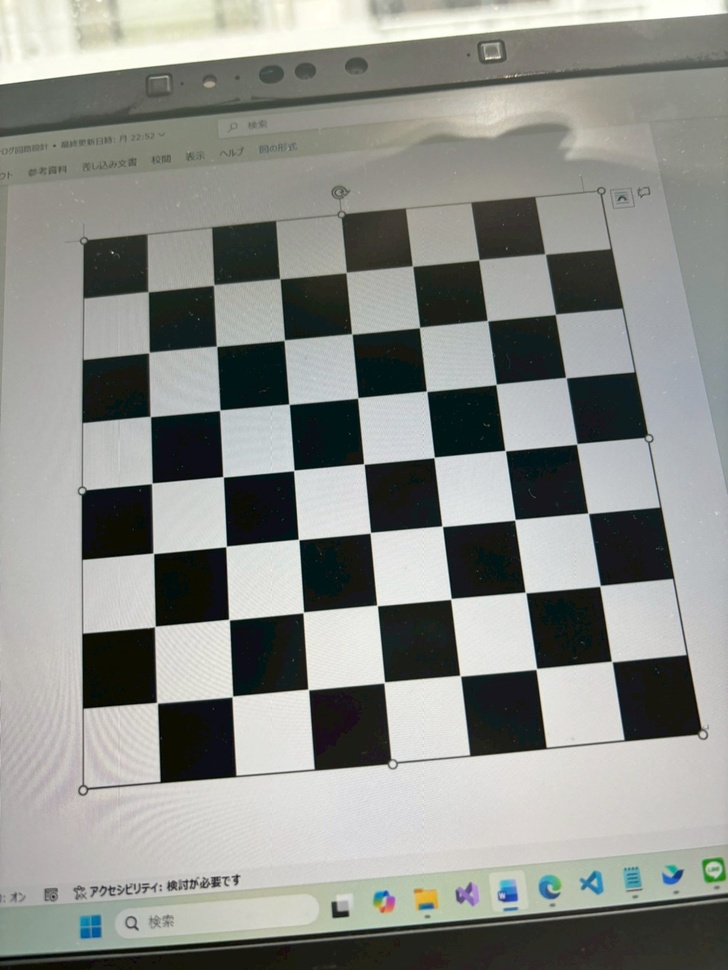
#> input picture traditional_pointclouds/chess/chess_image (1).jpg, 728 x 970 px, shrunk from 1108 x 1477 before the run; its folder holds only this picture in this run
$ jupyter execute --allow-errors stereo_calib1.ipynb
#> lines starting #> are read from the running program, lines starting #| are printed output that depends on the picture; after the words box and inside, x2 and y2 are one past the last pixel; in counts of white or black regions, pixels touching at a corner belong together; long printed decimals are rounded
# Stereo Vision Pipeline for Disparity Map Estimation

This notebook describes the complete pipeline for computing disparity maps using a stereo camera system.
The goal is to improve the quality and robustness of disparity estimation by refining each processing step,
including camera calibration, image rectification, distortion correction, and post-processing.

The pipeline consists of the following steps:

1. Disparity map computation using StereoSGBM
2. Disparity map computation with hole-filling post-processing
3. Improved camera calibration (estimation of intrinsic parameters and distortion coefficients)
4. Verification and tuning of distortion correction using calibration parameters
5. Image rectification and undistortion
6. Disparity map computation using rectified and undistorted images

Each step is explained below with its purpose and role in the overall pipeline.

## 1. Disparity Map Computation Using StereoSGBM

In this step, a disparity map is computed using the Stereo Semi-Global Block Matching (StereoSGBM) algorithm.
StereoSGBM estimates pixel-wise disparities by matching corresponding points between left and right images
while considering smoothness constraints along multiple directions.

This step serves as a baseline disparity estimation using raw stereo images,
without applying any distortion correction or rectification.
As a result, noise, mismatches, and invalid regions may appear in the disparity map.

[cell 1]
import cv2
import numpy as np
import matplotlib.pyplot as plt
from google.colab import drive
drive.mount('/content/drive')

left = cv2.imread("/content/drive/MyDrive/Amazon project/img/image_from_left_camera.png", cv2.IMREAD_GRAYSCALE)
right = cv2.imread("/content/drive/MyDrive/Amazon project/img/image_from_right_camera.png", cv2.IMREAD_GRAYSCALE)


#> (the rest of this cell did not finish here and is left out)

## 1.2 Disparity Map Computation with Hole-Filling

The initial disparity map often contains holes (invalid or missing disparity values),
especially in textureless regions or near occlusions.

To address this issue, a hole-filling post-processing step is applied.
This process interpolates missing disparity values using neighboring valid pixels,
resulting in a more continuous and visually stable disparity map.

This step improves the usability of the disparity map for downstream tasks
such as depth estimation and 3D reconstruction.

[cell 2]
import cv2
import numpy as np
import matplotlib.pyplot as plt
from google.colab import drive
drive.mount('/content/drive')

left = cv2.imread("/content/drive/MyDrive/Amazon project/img/image_from_left_camera.png", cv2.IMREAD_GRAYSCALE)
right = cv2.imread("/content/drive/MyDrive/Amazon project/img/image_from_right_camera.png", cv2.IMREAD_GRAYSCALE)


#> (the rest of this cell did not finish here and is left out)

## 2. Camera Calibration (Overview)

Camera calibration is the process of estimating the geometric parameters of a camera
that describe how 3D points in the real world are projected onto the 2D image plane.

In general, camera calibration estimates the following parameters:

- **Intrinsic parameters**: focal length, principal point, and skew
- **Distortion coefficients**: radial and tangential lens distortions

These parameters are typically estimated by observing a known calibration pattern,
such as a checkerboard, from multiple viewpoints.
By minimizing the reprojection error between the observed image points
and the projected 3D points of the pattern, the camera parameters are optimized.

Accurate camera calibration is a fundamental prerequisite for stereo vision tasks.
Without proper calibration, image distortion and geometric inconsistencies
can significantly degrade the accuracy of rectification and disparity estimation.

[cell 3]
import cv2
import numpy as np
import glob
import os
from google.colab.patches import cv2_imshow
from google.colab import drive
drive.mount('/content/drive')

CHECKERBOARD = (7, 7)
SQUARE_SIZE = 1.41

IMG_DIR = "/content/drive/MyDrive/Amazon project/chess"


objp = np.zeros((CHECKERBOARD[0] * CHECKERBOARD[1], 3), np.float32)
objp[:, :2] = np.mgrid[0:CHECKERBOARD[0], 0:CHECKERBOARD[1]].T.reshape(-1, 2)
objp *= SQUARE_SIZE

objpoints = []  # 3Dポイント
imgpoints = []  # 2Dポイント


jpg_files = glob.glob(os.path.join(IMG_DIR, "*.jpg"))
print(f"Found {len(jpg_files)} JPG files.")

if len(jpg_files) == 0:
    print("JPGが1枚も見つかりません。パスを確認してください。")

for fname in jpg_files:

    img = cv2.imread(fname)
#> img is the input picture: shape (970, 728, 3); mean B, G, R 137.4, 142.1, 140
    if img is None:
        print(f" Failed to read: {fname}")
        continue

    gray = cv2.cvtColor(img, cv2.COLOR_BGR2GRAY)

    ret, corners = cv2.findChessboardCorners(gray, CHECKERBOARD, None)
#> ret = True; corners = 49 rows, first 8: [545.1, 254.1], [555.3, 314.4], [565.7, 377.5], [576.7, 444], [588.1, 513.2], [599.9, 586], [611.5, 661.3], [478.9, 259.8]

    if ret:
        criteria = (cv2.TERM_CRITERIA_EPS + cv2.TERM_CRITERIA_MAX_ITER, 30, 0.001)
        corners2 = cv2.cornerSubPix(gray, corners, (11, 11), (-1, -1), criteria)
#> corners2 = 49 rows, first 8: [545.1, 254], [555.4, 314.3], [565.9, 377.6], [576.7, 443.9], [588.3, 513.3], [600, 585.9], [611.7, 661.5], [478.8, 259.9]

        objpoints.append(objp)
        imgpoints.append(corners2)

        print(f" Detected corners: {os.path.basename(fname)}")
    else:
        print(f" Failed: {os.path.basename(fname)}")


ret, K, dist, rvecs, tvecs = cv2.calibrateCamera(
    objpoints, imgpoints, gray.shape[::-1], None, None
)
#> ret = 0.0693; K = [[671.1, 0, 365.2], [0, 665.7, 488.9], [0, 0, 1]]; dist = [[0.231, -1.25, 5.53e-05, -0.000986, 1.66]]; rvecs = ([-0.154, 0.183, 1.47],); tvecs = ([3.81, -5.01, 14.34],)

print("\n===== Calibration Results =====")
print("Intrinsic Matrix K:\n", K)
#| Intrinsic Matrix K:
#|  [[671.065   0.         365.186]
#|  [  0.         665.737 488.889]
#|  [  0.           0.           1.        ]]
print("Distortion Coefficients:\n", dist)
#| Distortion Coefficients:
#|  [[ 2.31107927e-01 -1.25118109e+00  5.53496684e-05 -9.85624922e-04
#|    1.66398490e+00]]
print("Reprojection Error:", ret)
#| Reprojection Error: 0.06932


total_error = 0
errors = []

for i in range(len(objpoints)):
    imgpoints2, _ = cv2.projectPoints(objpoints[i], rvecs[i], tvecs[i], K, dist)
    error = cv2.norm(imgpoints[i], imgpoints2, cv2.NORM_L2) / len(imgpoints2)
    errors.append(error)
    total_error += error
#> this loop made 1 pass
#> (error, total_error) on pass 1: (0.0099, 0.0099)
#> after the loop, errors = [0.0099]; total_error = 0.0099

mean_error = total_error / len(objpoints)
#> mean_error = 0.0099

print("\n=====  Evaluation =====")
for i, e in enumerate(errors):
    print(f"Image {i+1}: {e:.4f} px")
#> this loop made 1 pass
#> (printed output is left out)

print(f"\nMean Reprojection Error: {mean_error:.4f} px")
#| Mean Reprojection Error: 0.0099 px

np.save("intrinsic.npy", K)
np.save("distortion.npy", dist)

print("\nSaved: intrinsic.npy / distortion.npy")

## 2.1. Verification of Checkerboard Corner Detection

Accurate detection of checkerboard corners is a fundamental prerequisite
for reliable camera calibration.

In this step, detected corner points are visualized on the calibration images
to verify the following:

- All expected corners are successfully detected
- Corner positions align correctly with the checkerboard pattern
- No missing or falsely detected corners are present

This verification helps ensure that only high-quality feature points
are used for camera calibration, preventing large reprojection errors
in subsequent steps.

[cell 4]
import cv2
import numpy as np
import glob
import os
from google.colab import drive
from google.colab.patches import cv2_imshow

# Google Driveマウント
drive.mount('/content/drive')

# ===================================================
# パラメータ設定
# ===================================================
CHECKERBOARD = (7, 7)  # チェスボードの行・列
SQUARE_SIZE = 1.41     # 1マスのサイズ（任意単位）

IMG_DIR = "/content/drive/MyDrive/Amazon project/chess"

# チェスボードの3D座標（Z=0平面）
objp = np.zeros((CHECKERBOARD[0] * CHECKERBOARD[1], 3), np.float32)
objp[:, :2] = np.mgrid[0:CHECKERBOARD[0], 0:CHECKERBOARD[1]].T.reshape(-1, 2)
objp *= SQUARE_SIZE

# 保存用リスト
objpoints = []  # 3Dポイント
imgpoints = []  # 2Dポイント

# ===================================================
# 画像読み込み
# ===================================================
jpg_files = glob.glob(os.path.join(IMG_DIR, "*.jpg"))
print(f"Found {len(jpg_files)} JPG files.")

if len(jpg_files) == 0:
    print("JPGが1枚も見つかりません。パスを確認してください。")

# ===================================================
# 角点検出と可視化
# ===================================================
criteria = (cv2.TERM_CRITERIA_EPS + cv2.TERM_CRITERIA_MAX_ITER, 30, 0.001)

for fname in jpg_files:

    img = cv2.imread(fname)
    if img is None:
        print(f" Failed to read: {fname}")
        continue

    gray = cv2.cvtColor(img, cv2.COLOR_BGR2GRAY)

    ret, corners = cv2.findChessboardCorners(gray, CHECKERBOARD, None)
#> ret = True

    if ret:
        # サブピクセル精度で補正
        corners2 = cv2.cornerSubPix(gray, corners, (11, 11), (-1, -1), criteria)

        objpoints.append(objp)
        imgpoints.append(corners2)

        # 可視化
        vis_img = img.copy()
        cv2.drawChessboardCorners(vis_img, CHECKERBOARD, corners2, ret)
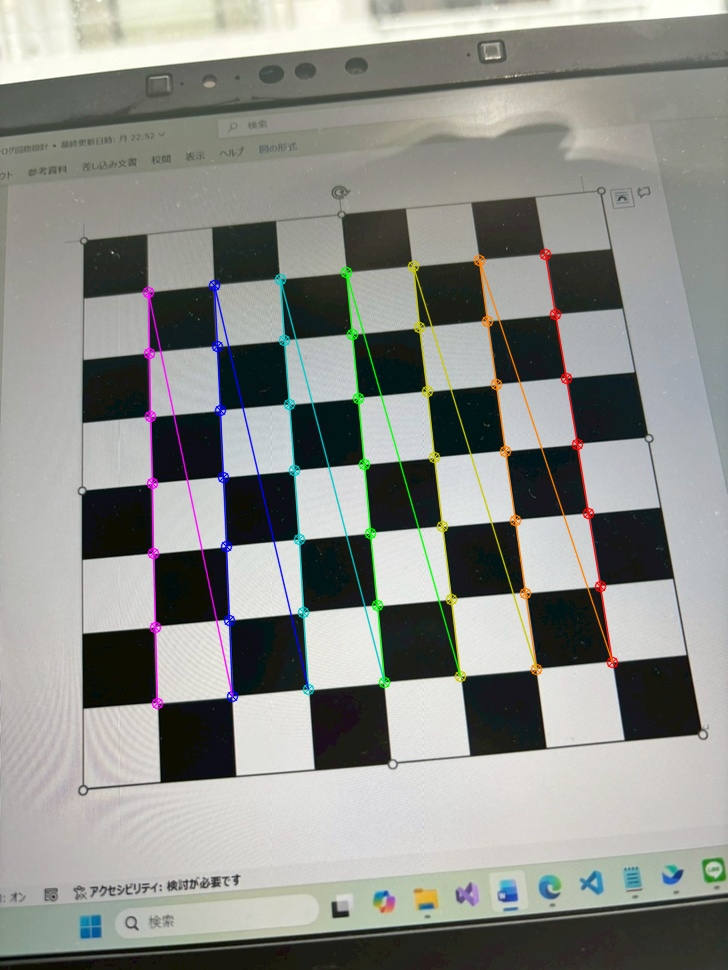
#> vis_img: shape (970, 728, 3); 2.82% of pixels changed, all inside (x1, y1, x2, y2) = (142, 248, 619, 710)
        print(f" Detected corners: {os.path.basename(fname)}")
        cv2_imshow(vis_img)  # Colabで表示
        cv2.waitKey(500)     # 0.5秒表示
    else:
        print(f" Failed: {os.path.basename(fname)}")

cv2.destroyAllWindows()

# ===================================================
# カメラキャリブレーション
# ===================================================
if len(objpoints) > 0:
    ret, K, dist, rvecs, tvecs = cv2.calibrateCamera(
        objpoints, imgpoints, gray.shape[::-1], None, None
    )
#> ret = 0.0693

    print("\n===== Calibration Results =====")
    print("Intrinsic Matrix K:\n", K)
#| Intrinsic Matrix K:
#|  [[671.065   0.         365.186]
#|  [  0.         665.737 488.889]
#|  [  0.           0.           1.        ]]
    print("Distortion Coefficients:\n", dist)
#| Distortion Coefficients:
#|  [[ 2.31107927e-01 -1.25118109e+00  5.53496684e-05 -9.85624922e-04
#|    1.66398490e+00]]
    print("Reprojection Error:", ret)
#| Reprojection Error: 0.06932

    # 再投影誤差計算
    total_error = 0
    errors = []

    for i in range(len(objpoints)):
        imgpoints2, _ = cv2.projectPoints(objpoints[i], rvecs[i], tvecs[i], K, dist)
        error = cv2.norm(imgpoints[i], imgpoints2, cv2.NORM_L2) / len(imgpoints2)
        errors.append(error)
        total_error += error
#> after the loop, total_error = 0.0099

    mean_error = total_error / len(objpoints)

    print("\n=====  Evaluation =====")
    for i, e in enumerate(errors):
        print(f"Image {i+1}: {e:.4f} px")
    print(f"\nMean Reprojection Error: {mean_error:.4f} px")
#| Mean Reprojection Error: 0.0099 px

    # npyとして保存
    np.save("intrinsic.npy", K)
    np.save("distortion.npy", dist)
    print("\nSaved: intrinsic.npy / distortion.npy")
else:
    print("キャリブレーション用の有効な画像がありません。")


$ run again, on traditional_pointclouds/chess/chess_image (13).jpg
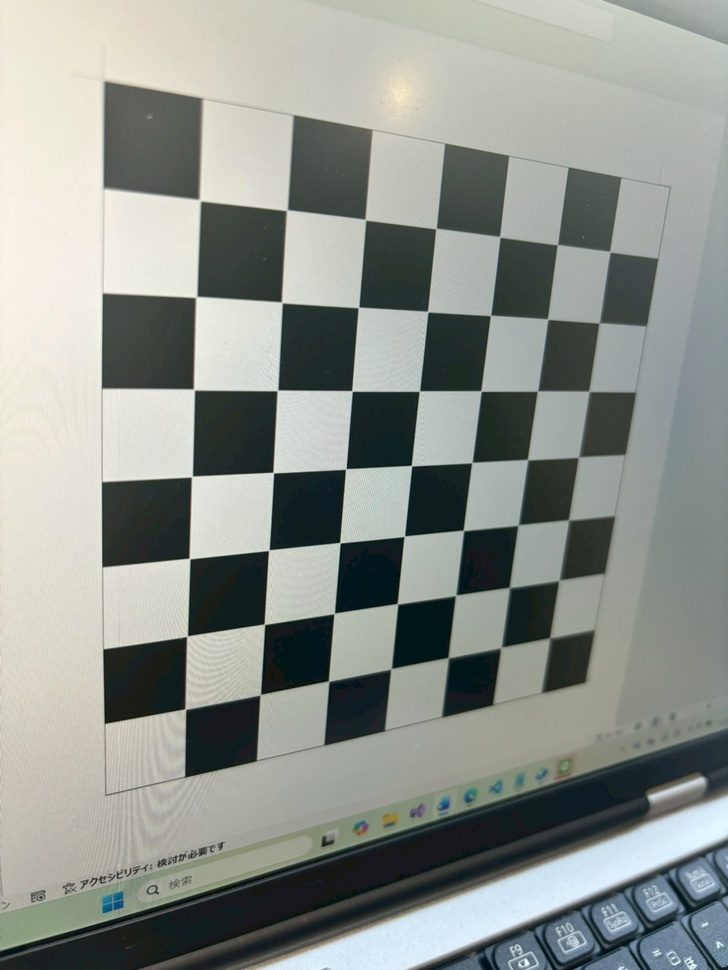
#> input picture traditional_pointclouds/chess/chess_image (13).jpg, 728 x 970 px, shrunk from 1108 x 1477 before the run
#> img is the input picture: shape (970, 728, 3); mean B, G, R 141.3, 147.1, 142.1
#> `ret, corners = cv2.findChessboardCorners(gray, CHECKERBOARD, None)`: ret = True; corners = 49 rows, first 8: [200.8, 201.3], [286.6, 210.4], [365.3, 219.6], [435.9, 228.5], [499.7, 236.8], [557.1, 244.8], [609.6, 251.6], [196.9, 296.4]
#> corners2 = 49 rows, first 8: [199.8, 200.3], [286.8, 210.2], [365.4, 219.7], [436, 228.5], [499.8, 236.8], [557.3, 244.7], [609.8, 251.6], [196.3, 296.9]
#> `ret, K, dist, rvecs, tvecs = cv2.calibrateCamera( objpoints, imgpoints..`: ret = 0.0965; K = [[782.5, 0, 356.2], [0, 782, 491.4], [0, 0, 1]]; dist = [[0.343, -2.9, -0.00131, -0.00236, 6.57]]; rvecs = ([0.281, -0.509, 0.0121],); tvecs = ([-2.31, -4.31, 11.67],)
#| Intrinsic Matrix K:
#|  [[782.480   0.         356.223]
#|  [  0.         781.961 491.357]
#|  [  0.           0.           1.        ]]
#| Distortion Coefficients:
#|  [[ 3.42729224e-01 -2.89589399e+00 -1.30776584e-03 -2.36024520e-03
#|    6.56679871e+00]]
#| Reprojection Error: 0.09646
#> the loop `for i in range(len(objpoints)):` made 1 pass
#> (error, total_error) on pass 1: (0.0138, 0.0138)
#> after the loop `for i in range(len(objpoints)):`: errors = [0.0138]; total_error = 0.0138
#> the loop `for i, e in enumerate(errors):` made 1 pass
#> (printed output is left out)
#| Mean Reprojection Error: 0.0138 px
#> `ret, corners = cv2.findChessboardCorners(gray, CHECKERBOARD, None)`: ret = True
#> `cv2.drawChessboardCorners(vis_img, CHECKERBOARD, corners2, ret)`:
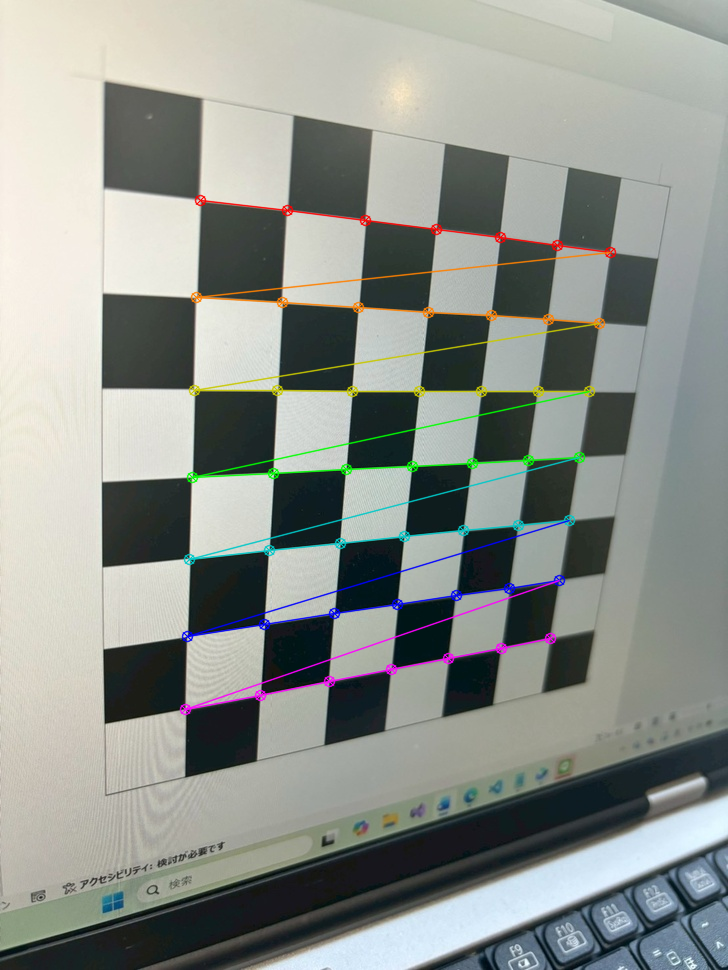
#> vis_img: shape (970, 728, 3); 2.72% of pixels changed, all inside (x1, y1, x2, y2) = (179, 194, 617, 716)
#> `ret, K, dist, rvecs, tvecs = cv2.calibrateCamera( objpoints, imgpoints..`: ret = 0.0965
#| Intrinsic Matrix K:
#|  [[782.480   0.         356.223]
#|  [  0.         781.961 491.357]
#|  [  0.           0.           1.        ]]
#| Distortion Coefficients:
#|  [[ 3.42729224e-01 -2.89589399e+00 -1.30776584e-03 -2.36024520e-03
#|    6.56679871e+00]]
#| Reprojection Error: 0.09646
#> after the loop `for i in range(len(objpoints)):`: total_error = 0.0138
#| Mean Reprojection Error: 0.0138 px

$ run again, on traditional_pointclouds/chess/chess_image (14).jpg
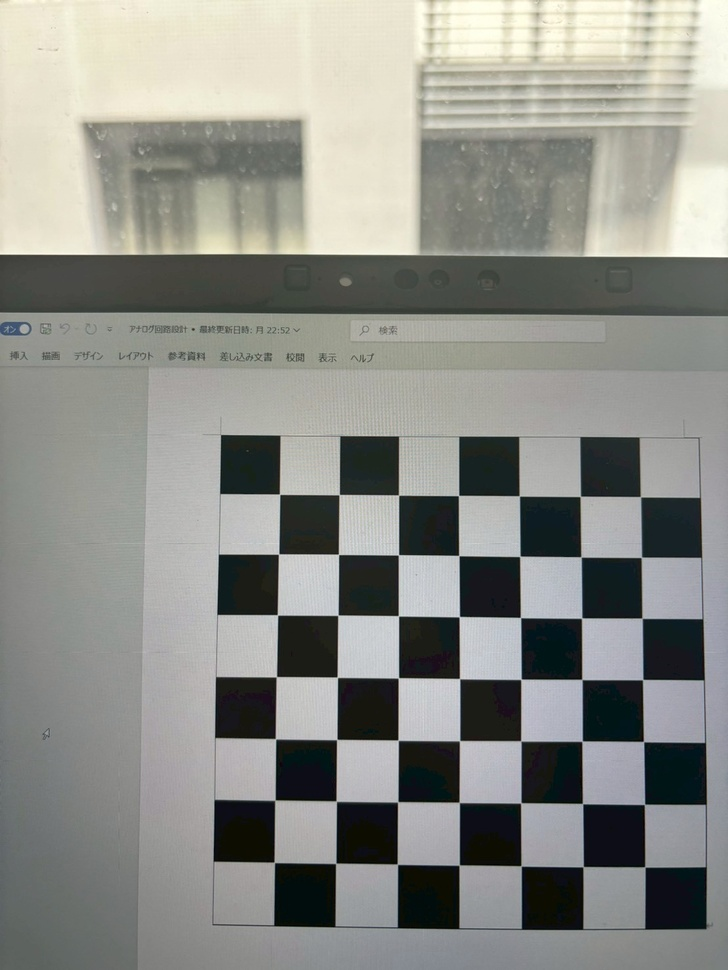
#> input picture traditional_pointclouds/chess/chess_image (14).jpg, 728 x 970 px, shrunk from 1108 x 1477 before the run
#> img is the input picture: shape (970, 728, 3); mean B, G, R 136.7, 142.3, 141.2
#> `gray = cv2.cvtColor(img, cv2.COLOR_BGR2GRAY)`:
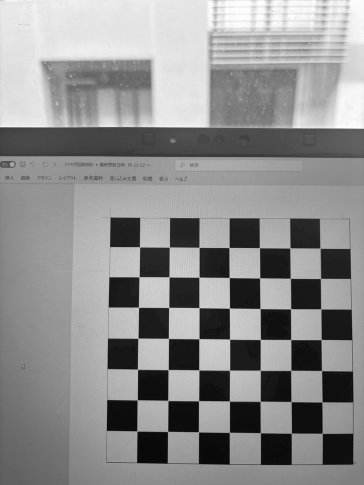
#> gray: shape (970, 728) (shown at 1/2 size); min 1, max 254, mean 141.3
#> `ret, corners = cv2.findChessboardCorners(gray, CHECKERBOARD, None)`: ret = True; corners = 49 rows, first 8: [279.5, 494.2], [339.2, 494.6], [398.5, 495.1], [458.6, 495.5], [519.3, 496], [580.3, 496.5], [640.4, 496.7], [278.6, 554.1]
#> corners2 = 49 rows, first 8: [279.6, 494.2], [339.2, 494.6], [398.5, 495.1], [458.5, 495.5], [519.3, 495.9], [580.3, 496.4], [640.5, 496.7], [278.6, 554]
#> `ret, K, dist, rvecs, tvecs = cv2.calibrateCamera( objpoints, imgpoints..`: ret = 0.28; K = [[1636.9, 0, 340.2], [0, 1635.6, 413.3], [0, 0, 1]]; dist = [[0.283, -7.11, 0.00752, 0.00198, 36.16]]; rvecs = ([-0.145, 0.0388, 0.00668],); tvecs = ([-1.44, 1.91, 38.75],)
#| Intrinsic Matrix K:
#|  [[1.63685807e+03 0.00000000e+00 3.40161620e+02]
#|  [0.00000000e+00 1.63564048e+03 4.13300481e+02]
#|  [0.00000000e+00 0.00000000e+00 1.00000000e+00]]
#| Distortion Coefficients:
#|  [[ 2.83136368e-01 -7.11399417e+00  7.51757340e-03  1.97883422e-03
#|    3.61567013e+01]]
#| Reprojection Error: 0.2795
#> the loop `for i in range(len(objpoints)):` made 1 pass
#> (error, total_error) on pass 1: (0.0399, 0.0399)
#> after the loop `for i in range(len(objpoints)):`: errors = [0.0399]; total_error = 0.0399
#> the loop `for i, e in enumerate(errors):` made 1 pass
#> (printed output is left out)
#| Mean Reprojection Error: 0.0399 px
#> `ret, corners = cv2.findChessboardCorners(gray, CHECKERBOARD, None)`: ret = True
#> `cv2.drawChessboardCorners(vis_img, CHECKERBOARD, corners2, ret)`:
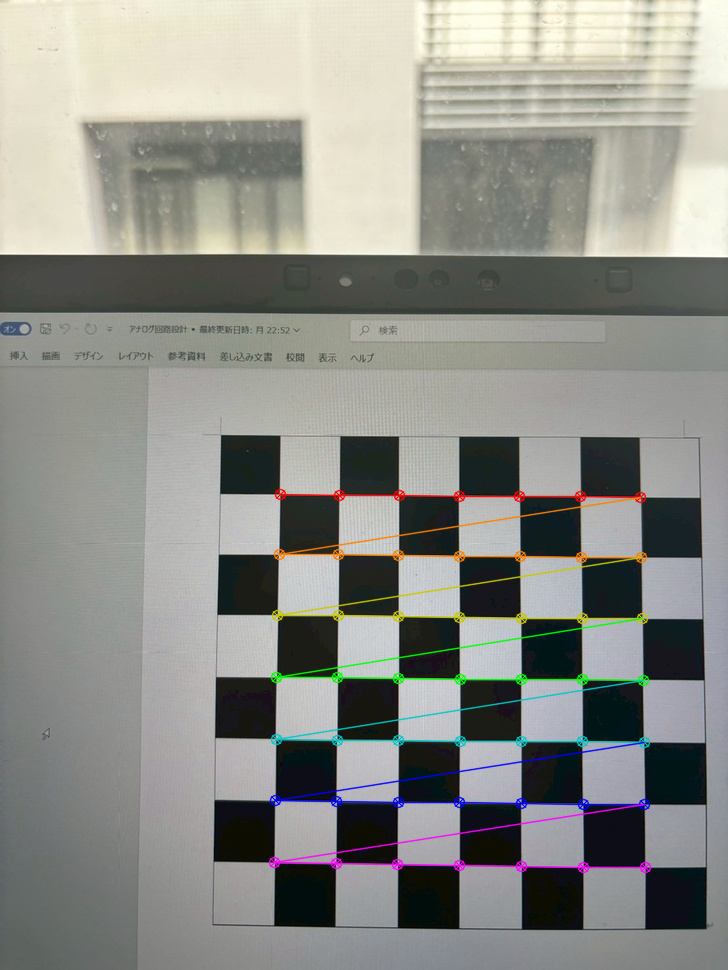
#> vis_img: shape (970, 728, 3); 2.58% of pixels changed, all inside (x1, y1, x2, y2) = (268, 488, 652, 874)
#> `ret, K, dist, rvecs, tvecs = cv2.calibrateCamera( objpoints, imgpoints..`: ret = 0.28
#| Intrinsic Matrix K:
#|  [[1.63685807e+03 0.00000000e+00 3.40161620e+02]
#|  [0.00000000e+00 1.63564048e+03 4.13300481e+02]
#|  [0.00000000e+00 0.00000000e+00 1.00000000e+00]]
#| Distortion Coefficients:
#|  [[ 2.83136368e-01 -7.11399417e+00  7.51757340e-03  1.97883422e-03
#|    3.61567013e+01]]
#| Reprojection Error: 0.2795
#> after the loop `for i in range(len(objpoints)):`: total_error = 0.0399
#| Mean Reprojection Error: 0.0399 px
